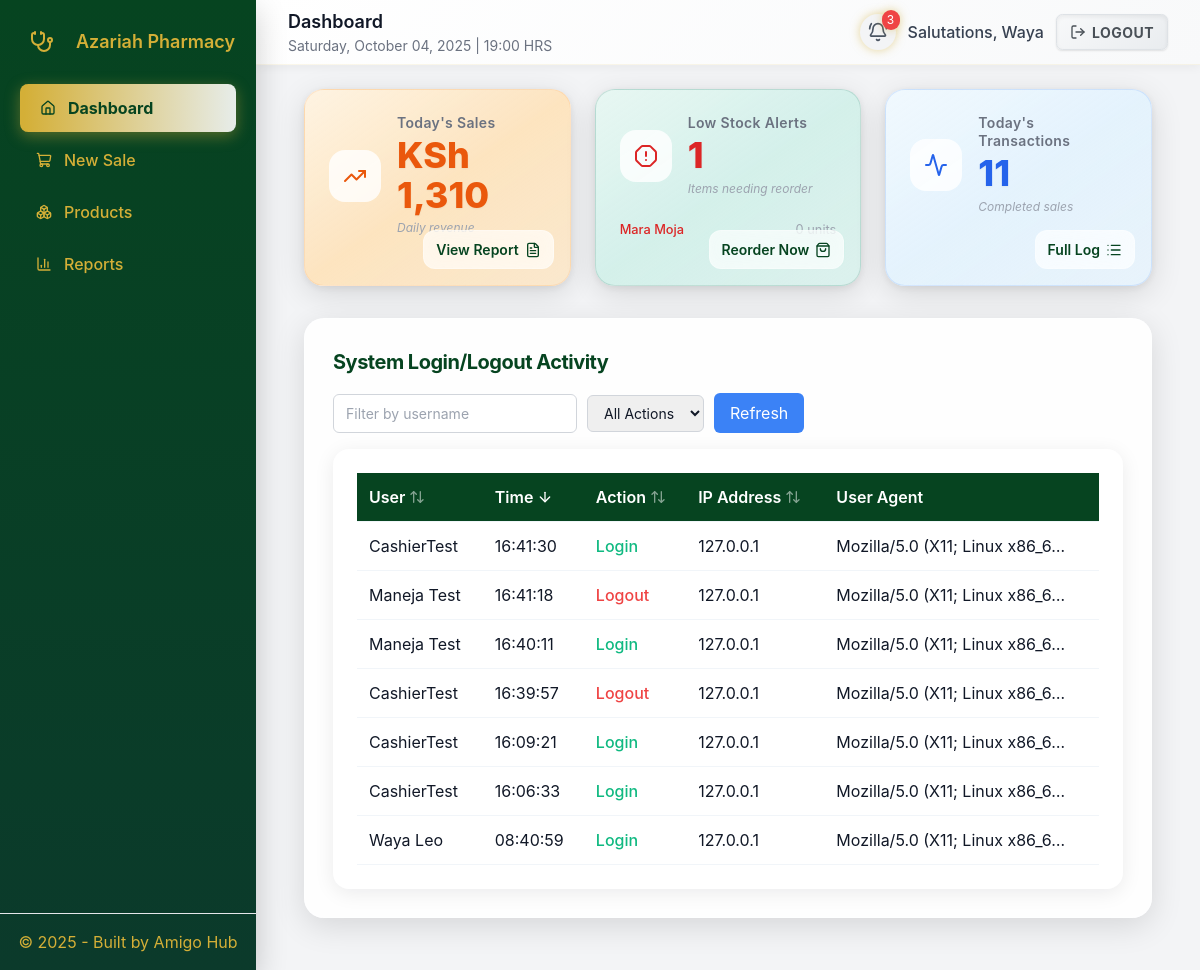
The app's page / (signed in), older data.
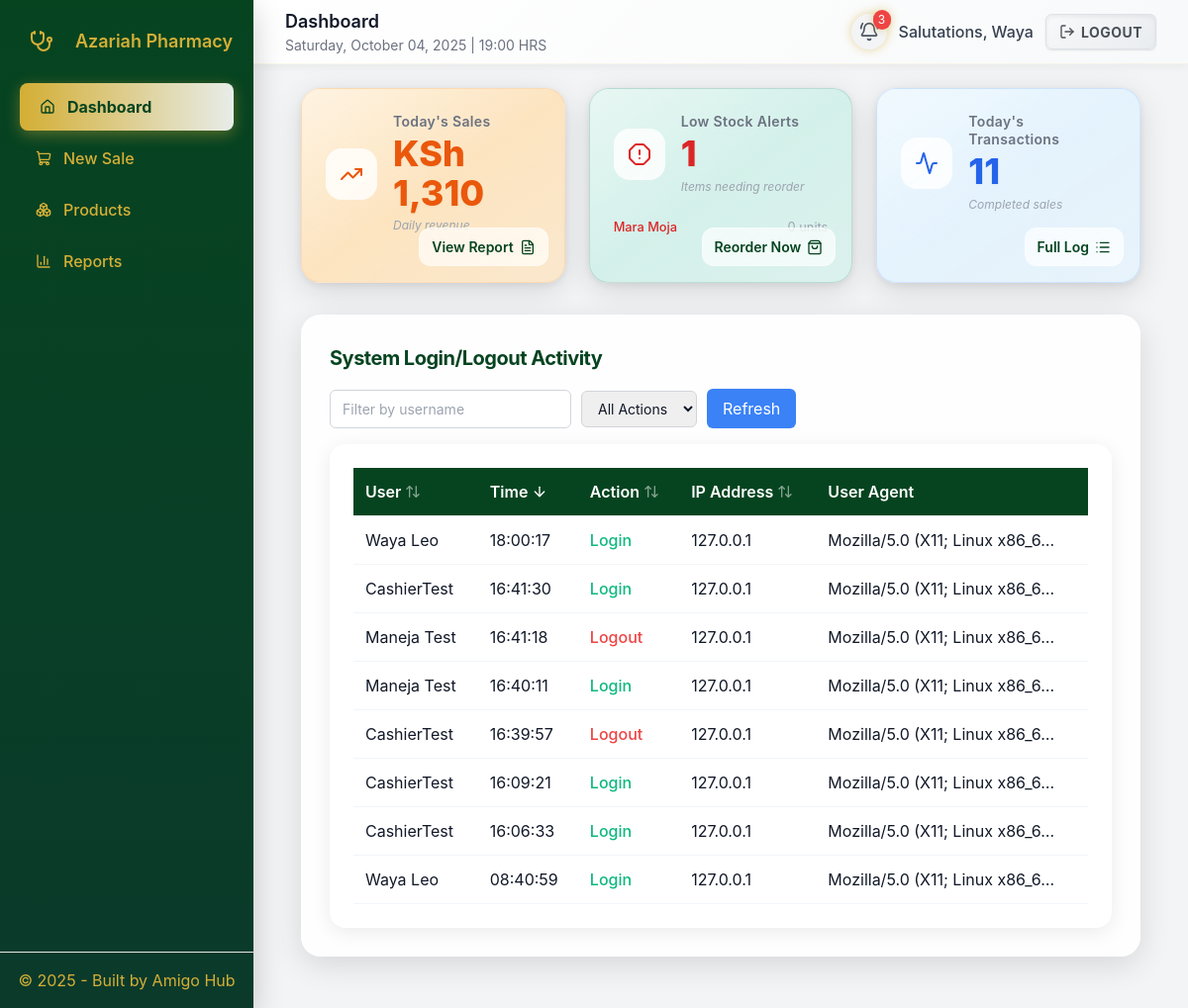
The same page, newer data.
### pos/models.py (models this page shows, shortened)
class ProductStock(models.Model):
    product = models.ForeignKey(Product, on_delete=models.CASCADE, related_name="stocks")
    branch = models.ForeignKey(Branch, on_delete=models.CASCADE, related_name="stocks")
    batch = models.CharField(max_length=120, blank=True)
    expiry_date = models.DateField(null=True, blank=True)
    quantity = models.IntegerField(default=0)
    supplier = models.ForeignKey(Supplier, null=True, blank=True, on_delete=models.SET_NULL)
    unit_cost = models.DecimalField(max_digits=10, decimal_places=2, default=0)
    class Meta:
        unique_together = ("product", "branch", "batch", "expiry_date")

class Product(models.Model):
    name = models.CharField(max_length=255)
    category = models.CharField(max_length=120, blank=True)
    description = models.TextField(blank=True)
    price = models.DecimalField(max_digits=10, decimal_places=2)
    min_price = models.DecimalField(max_digits=10, decimal_places=2, default=0, validators=[MinValueValidator(Decimal('0.00'))])
    created_at = models.DateTimeField(auto_now_add=True)

class UserActivityLog(models.Model):
    ACTION_CHOICES = [
        ('login', 'Login'),
        ('logout', 'Logout'),
    ]
    user = models.ForeignKey(settings.AUTH_USER_MODEL, on_delete=models.CASCADE, related_name='activity_logs')
    action = models.CharField(max_length=10, choices=ACTION_CHOICES)
    timestamp = models.DateTimeField(auto_now_add=True)
    ip_address = models.GenericIPAddressField(null=True, blank=True)
    user_agent = models.TextField(null=True, blank=True)
    class Meta:
        ordering = ['-timestamp']

### pos/views.py (the view, shortened to what this page needs)
# urls.py: path("", RedirectView.as_view(pattern_name="pos:dashboard", permanent=False)),
@login_required
def dashboard(request):
    if request.user.is_superuser:
        role = 'admin'
    elif is_manager(request.user):
        role = 'manager'
    elif is_cashier(request.user):
        role = 'cashier'
    else:
        role = 'cashier'
    context = {
        'role': role,
        'user_display_name': get_user_display_name(request.user),
        'products': Product.objects.all(),
        'categories': Product.objects.values('category').distinct().annotate(count=Count('id')),
    }
    today = timezone.localdate()
    low_stock_threshold = 10
    expiry_days_threshold = 60
    period_start = timezone.datetime.combine(today, timezone.datetime.min.time()).replace(tzinfo=timezone.get_current_timezone())
    period_end = timezone.datetime.combine(today, timezone.datetime.max.time()).replace(tzinfo=timezone.get_current_timezone())
    action_filter = request.GET.get('action_filter', 'all')
    sort_by = request.GET.get('sort_by', 'timestamp')
    order = request.GET.get('order', 'desc')
    direction = '-' if order == 'desc' else ''
    if role == 'admin':
        user_logs_qs = UserActivityLog.objects.filter(
            timestamp__gte=period_start,
            timestamp__lte=period_end
        )
        user_filter = request.GET.get('user_filter', '')
        if user_filter:
            user_logs_qs = user_logs_qs.filter(user__username__icontains=user_filter)
        context['logs_title'] = "System Login/Logout Activity"
        context['user_filter'] = user_filter
    if action_filter != 'all':
        user_logs_qs = user_logs_qs.filter(action=action_filter)
    if role == 'admin':
        if sort_by == 'user':
            user_logs_qs = user_logs_qs.order_by(direction + 'user__username')
        elif sort_by == 'timestamp':
            user_logs_qs = user_logs_qs.order_by(direction + 'timestamp')
        elif sort_by == 'action':
            user_logs_qs = user_logs_qs.order_by(direction + 'action')
        elif sort_by == 'ip_address':
            user_logs_qs = user_logs_qs.order_by(direction + 'ip_address')
        else:
            user_logs_qs = user_logs_qs.order_by('-timestamp')
    paginator = Paginator(user_logs_qs, 10)
    page_number = request.GET.get('page')
    page_obj = paginator.get_page(page_number)
    context['page_obj'] = page_obj
    context['sort_by'] = sort_by
    context['order'] = order
    context['action_filter'] = action_filter
    if role == 'admin':
        today_sales = Sale.objects.filter(created_at__date=today).aggregate(total=Sum('total'))['total'] or 0
        low_stocks = ProductStock.objects.filter(quantity__lte=low_stock_threshold)
        near_expiries = ProductStock.objects.filter(
            expiry_date__lte=today + timedelta(days=expiry_days_threshold),
            expiry_date__isnull=False
        )
        prescriptions_today = Sale.objects.filter(created_at__date=today).count()
        branches = Branch.objects.all()
        branch_sales = {
            b.name: Sale.objects.filter(branch=b).aggregate(total=Sum('total'))['total'] or 0
            for b in branches
        }
        recent_sales = Sale.objects.select_related('branch', 'customer').prefetch_related('items__product').order_by('-created_at')[:10]
        context.update({
            'today_sales': today_sales,
            'branch_sales': branch_sales,
            'low_stocks': low_stocks,
            'near_expiries': near_expiries,
            'prescriptions_today': prescriptions_today,
            'low_stock_count': low_stocks.count(),
            'recent_sales': recent_sales,
        })
    return render(request, "pos/dashboard.html", context)

### pos/views.py (called while the page is built)
def get_user_display_name(user):
    return user.first_name or user.username

### pos/templates/pos/dashboard.html (shortened to what the changed rows need)
{% extends 'pos/base.html' %}
{% load humanize %}
{% block page_title %}Dashboard{% endblock %}
{% block content %}
<div class="dashboard-container container mx-auto px-4">
  <div class="grid grid-cols-1 md:grid-cols-2 lg:grid-cols-3 gap-6 mb-8">
    <div class="card card-stock relative">
      {% if low_stocks %}
      <div class="low-stock-list">
        {% for stock in low_stocks|slice:":3" %}
        <div class="low-stock-item">
          <span class="low-stock-name">{{ stock.product.name }}</span>
          <span class="low-stock-qty">{{ stock.quantity }} units</span>
        </div>
        {% endfor %}
      </div>
      {% endif %}
    </div>
  </div>
  <div class="logs-container">
    <div id="logsContent" class="table-container">
      <table>
        <thead>
          <tr>
            <th>
              <a href="?{% if sort_by == 'user' and order == 'asc' %}sort_by=user&order=desc{% else %}sort_by=user&order=asc{% endif %}&action_filter={{ action_filter }}&user_filter={{ user_filter }}&page=1" class="flex items-center">
                User
                {% if sort_by == 'user' %}
                  {% if order == 'asc' %}<i data-lucide="arrow-up" class="ml-1 w-4 h-4"></i>{% else %}<i data-lucide="arrow-down" class="ml-1 w-4 h-4"></i>{% endif %}
                {% else %}
                  <i data-lucide="arrow-up-down" class="ml-1 w-4 h-4 opacity-50"></i>
                {% endif %}
              </a>
            </th>
            <th>
              <a href="?{% if sort_by == 'timestamp' and order == 'asc' %}sort_by=timestamp&order=desc{% else %}sort_by=timestamp&order=asc{% endif %}&action_filter={{ action_filter }}&user_filter={{ user_filter }}&page=1" class="flex items-center">
                Time
                {% if sort_by == 'timestamp' %}
                  {% if order == 'asc' %}<i data-lucide="arrow-up" class="ml-1 w-4 h-4"></i>{% else %}<i data-lucide="arrow-down" class="ml-1 w-4 h-4"></i>{% endif %}
                {% else %}
                  <i data-lucide="arrow-up-down" class="ml-1 w-4 h-4 opacity-50"></i>
                {% endif %}
              </a>
            </th>
            <th>
              <a href="?{% if sort_by == 'action' and order == 'asc' %}sort_by=action&order=desc{% else %}sort_by=action&order=asc{% endif %}&action_filter={{ action_filter }}&user_filter={{ user_filter }}&page=1" class="flex items-center">
                Action
                {% if sort_by == 'action' %}
                  {% if order == 'asc' %}<i data-lucide="arrow-up" class="ml-1 w-4 h-4"></i>{% else %}<i data-lucide="arrow-down" class="ml-1 w-4 h-4"></i>{% endif %}
                {% else %}
                  <i data-lucide="arrow-up-down" class="ml-1 w-4 h-4 opacity-50"></i>
                {% endif %}
              </a>
            </th>
            <th>
              <a href="?{% if sort_by == 'ip_address' and order == 'asc' %}sort_by=ip_address&order=desc{% else %}sort_by=ip_address&order=asc{% endif %}&action_filter={{ action_filter }}&user_filter={{ user_filter }}&page=1" class="flex items-center">
                IP Address
                {% if sort_by == 'ip_address' %}
                  {% if order == 'asc' %}<i data-lucide="arrow-up" class="ml-1 w-4 h-4"></i>{% else %}<i data-lucide="arrow-down" class="ml-1 w-4 h-4"></i>{% endif %}
                {% else %}
                  <i data-lucide="arrow-up-down" class="ml-1 w-4 h-4 opacity-50"></i>
                {% endif %}
              </a>
            </th>
            <th>User Agent</th>
          </tr>
        </thead>
        <tbody>
          {% for log in page_obj %}
            <tr>
              <td>{{ log.user.get_full_name|default:log.user.username }}</td>
              <td>{{ log.timestamp|date:"H:i:s" }}</td>
              <td class="{% if log.action == 'login' %}login-action{% else %}logout-action{% endif %}">{{ log.get_action_display }}</td>
              <td>{{ log.ip_address|default:"N/A" }}</td>
              <td>{{ log.user_agent|truncatechars:30|default:"N/A" }}</td>
            </tr>
          {% empty %}
            <tr>
              <td colspan="5" class="no-data">No login/logout activity today.</td>
            </tr>
          {% endfor %}
        </tbody>
      </table>
    </div>
  </div>
</div>
{% endblock %}

Row changes from the older to the newer data that the page shows:
added UserActivityLog: user.get_full_name "Waya Leo", timestamp "18:00:17", action "Login", ip_address "127.0.0.1", user_agent "Mozilla/5.0 (X11; Linux x86_6…"
